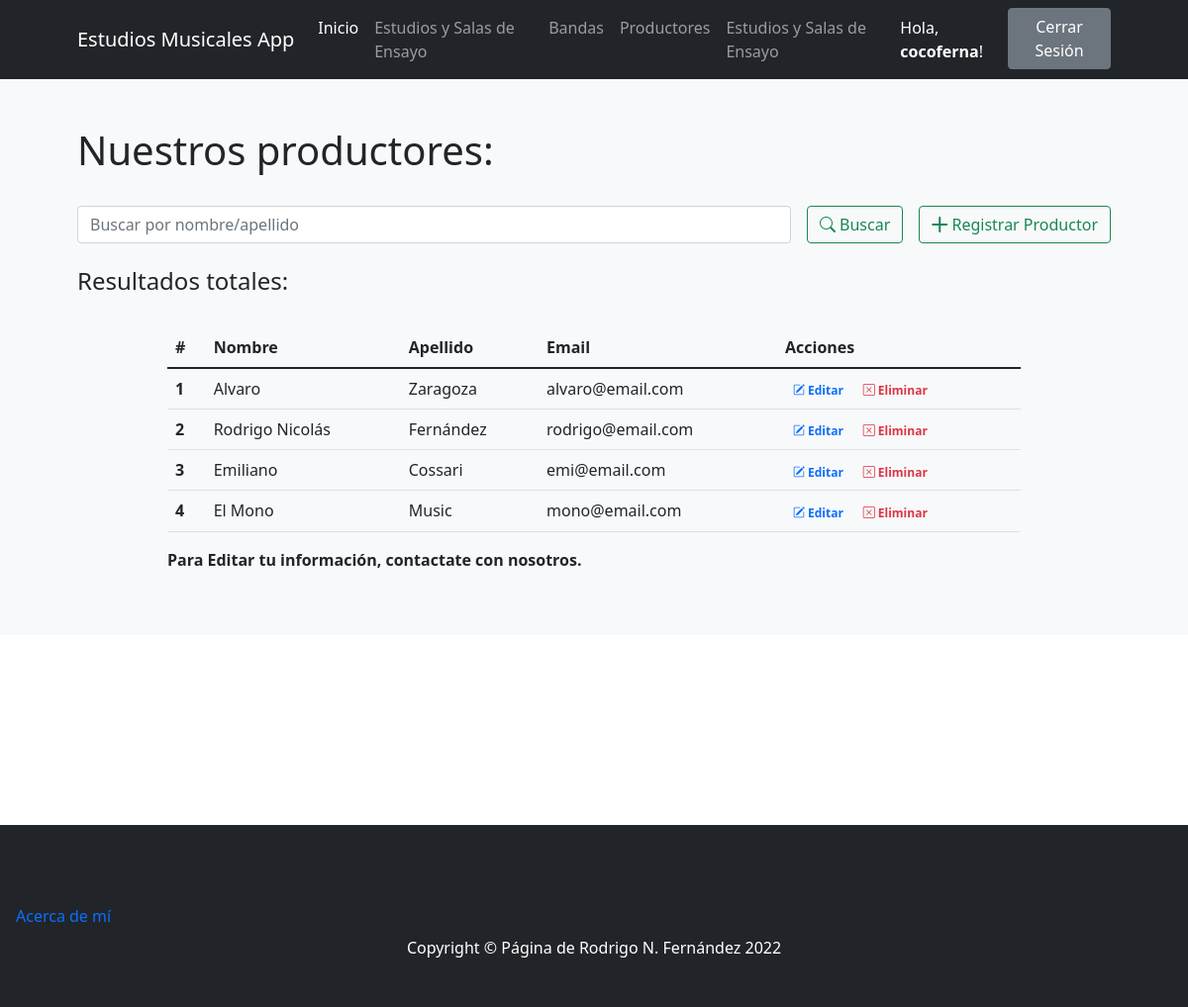
Before: /productores/ (signed in) with the older database file.
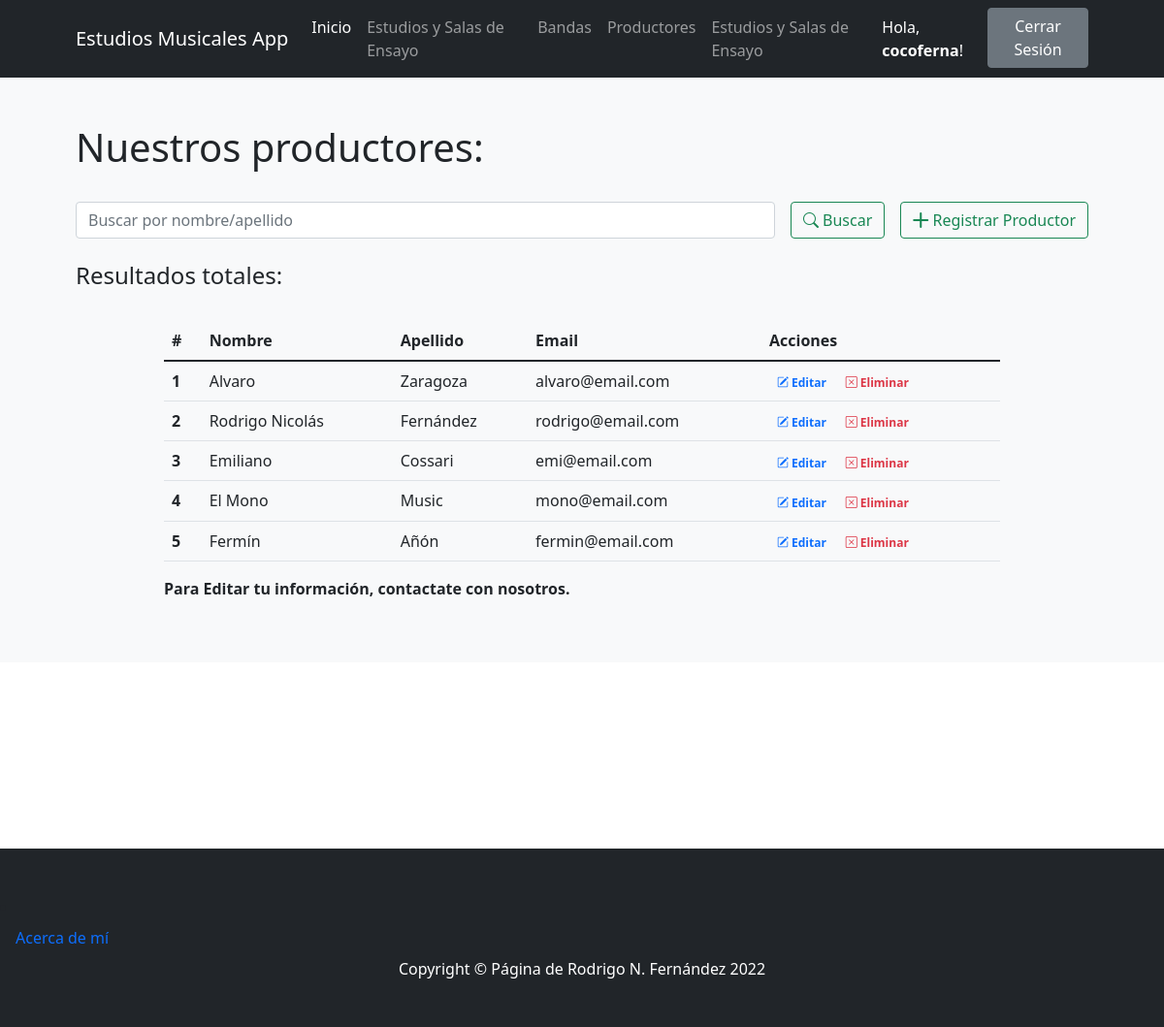
After: the same page with the newer database file.
### ProyectoCoderApp/models.py (models this page shows)
class Productores(models.Model):
    nombre = models.CharField(max_length=30) # Texto
    apellido = models.CharField(max_length=30) # Texto
    email = models.EmailField(blank=True, null=True) # Email - Opcional
    class Meta:
        verbose_name_plural="Productores"

### ProyectoCoderApp/views.py (the view)
# urls.py: path('productores/',productores,name="productores"),
@login_required
def productores(request):
    if request.method == "POST":
        search = request.POST["search"]
        if search != "":
            productores = Productores.objects.filter( Q(nombre__icontains=search) | Q(apellido__icontains=search) ).values()
            return render(request,"ProyectoCoderApp/productores.html",{"productores":productores, "search":True, "busqueda":search})
    productores = Productores.objects.all()
    return render(request,"ProyectoCoderApp/productores.html",{"productores":productores})

### ProyectoCoderApp/templates/ProyectoCoderApp/productores.html (shortened to what this page needs)
{% extends 'ProyectoCoderApp/base.html' %}
{% load static %}
{% block contenidoPagina %}
<section class="bg-light py-5">
  <div class="container px-5">
      <h1>Nuestros productores:</h1>
      <br>
      <div class="row gx-5 justify-content-center">
          <div class="col-lg-12">
              <form class="d-flex my-2 my-lg-0" action="" method="post">
                  <input class="flex-grow-0 form-control mr-sm-2" type="search" name="search" placeholder="Buscar por nombre/apellido" aria-label="Search">
                  <button class="btn btn-outline-success text-nowrap ms-3 my-2 my-sm-0" type="submit"> <i class="bi bi-search"></i> Buscar</button>
                  <a class="btn btn-outline-success text-nowrap ms-3 my-2 my-sm-0" href="{% url 'crear_productor' %}"> <i class="bi bi-plus-lg"></i> Registrar Productor</a>
              </form>
          </div>
      </div>
      <br>
      <h4>Resultados
          {% if search %}
              para "{{busqueda}}":
          {% else %}
              totales:
          {% endif %}
      </h4>
      <br>
      <div class="row gx-5 justify-content-center">
          <div class="col-lg-10 table-responsive">
              <table class="table table-theme">
                  <thead>
                      <tr>
                          <th scope="col">#</th>
                          <th scope="col">Nombre</th>
                          <th scope="col">Apellido</th>
                          <th scope="col">Email</th>
                          <th scope="col">Acciones</th>
                      </tr>
                  </thead>
                  <tbody>
                      {% for productor in productores %}
                          <tr>
                              <th scope="row">{{forloop.counter}}</th>
                              <td>{{productor.nombre}}</td>
                              <td>{{productor.apellido}}</td>
                              <td>{{productor.email}}</td>
                              <td>
                                  <a href="{% url 'editar_productor' productor.id %}" class="text-primary badge badge-primary text-decoration-none"> <i class="bi bi-pencil-square"></i> Editar</a>
                                  <a href="{% url 'eliminar_productor' productor.id %}" class="text-danger badge badge-danger text-decoration-none"> <i class="bi bi-x-square"></i> Eliminar</a>
                              </td>
                          </tr>
                      {% endfor %}
                  </tbody>
              </table>
              <b>
                <p>Para Editar tu información, contactate con nosotros.</p>
            </b>
          </div>
      </div>
  </div>
</section>
{% endblock %}

### ProyectoCoderApp/templates/ProyectoCoderApp/base.html (shortened to what this page needs)
{% load static %}
<!DOCTYPE html>
<html lang="es">
    <head>
        <link href="https://cdn.jsdelivr.net/npm/bootstrap-icons@1.4.1/font/bootstrap-icons.css" rel="stylesheet" />
        <link href="{% static 'css/styles.css' %}" rel="stylesheet" />
    </head>
    <body>
        <nav class="navbar navbar-expand-lg navbar-dark bg-dark">
            <div class="container px-5" >
                <a class="navbar-brand" href="{% url 'index' %}">Estudios Musicales App</a>
                <div class="collapse navbar-collapse" id="navbarSupportedContent">
                    <ul class="navbar-nav ms-auto mb-2 mb-lg-0">
                        <li class="nav-item"><a class="nav-link active" aria-current="page" href="{% url 'index' %}">Inicio</a></li>
                        {% if user.is_authenticated %}
                            {% if user.is_staff %}
                                <li class="nav-item"><a class="nav-link" href="{% url 'estudios' %}">Estudios y Salas de Ensayo</a></li>
                            {% endif %}
                        {% endif %}
                        <li class="nav-item"><a class="nav-link" href="{% url 'bandas' %}">Bandas</a></li>
                        {% if user.is_authenticated %}
                            <li class="nav-item"><a class="nav-link" href="{% url 'productores' %}">Productores</a></li>
                            <li class="nav-item"><a class="nav-link" href="{% url 'estudios' %}">Estudios y Salas de Ensayo</a></li>
                        {% endif %}
                        {% if user.is_authenticated %}
                            <li class="nav-item"><a class="nav-link active" href="{% url 'editar_perfil' %}"> Hola, <b>{{user.username}}</b>!</a>
                            <li class="nav-item"><a class="btn btn-secondary" href="{% url 'logout' %}">Cerrar Sesión</a></li>
                        {% else %}
                            <li class="nav-item"><a class="btn btn-secondary mx-3 " href="{% url 'login' %}">Iniciar Sesión</a></li>
                            <li class="nav-item"><a class="btn btn-outline-secondary" href="{% url 'register' %}">Registrarse</a></li>
                        {% endif %}
                    </ul>
                </div>
            </div>
        </nav>
        {% block contenidoPagina %}
        {% endblock %}
<br><br><br><br><br><br><br><br>
        <footer class="py-5 bg-dark">
            <li class="nav-item"><a class="nav-link active" aria-current="page" href="{% url 'acerca_de' %}">Acerca de mí</a></li>
            <div class="container px-5"><p class="m-0 text-center text-white">Copyright &copy; Página de Rodrigo N. Fernández 2022</p>
            </div>
        </footer>
    </body>
</html>

Changed rows visible on the page:
added Productores: nombre "Fermín", apellido "Añón", email "fermin@email.com"
